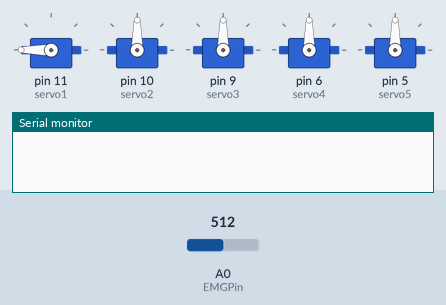
Recording of a sketch running on a simulated Arduino Uno, built with avr-gcc and run on an emulated ATmega328P. On the bench: 5 × servo, the last lines printed to the serial monitor. The test bench sets the inputs (shaded band); at power-on: A0 (EMGPin) = 512.

Above: at 0.1 s.
At 0.5 s:
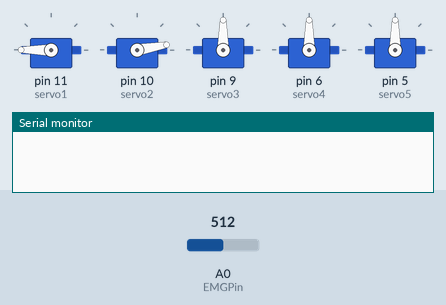
At 0.9 s:
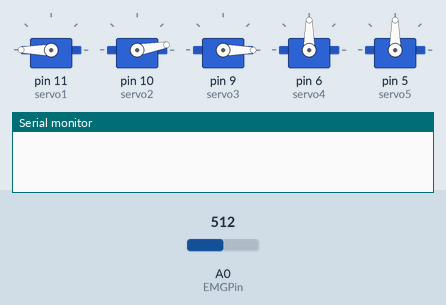
At 1.3 s:
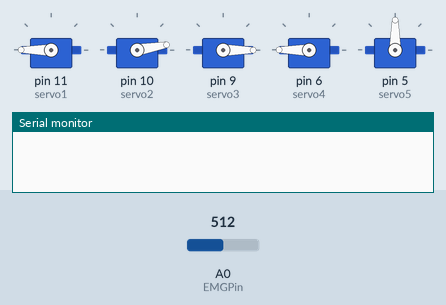
At 1.7 s:
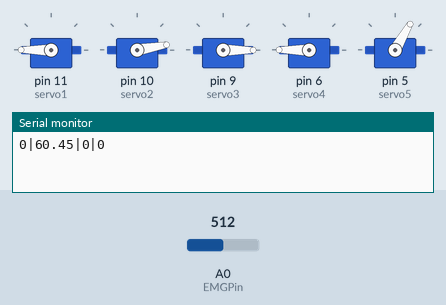
At 13.8 s:
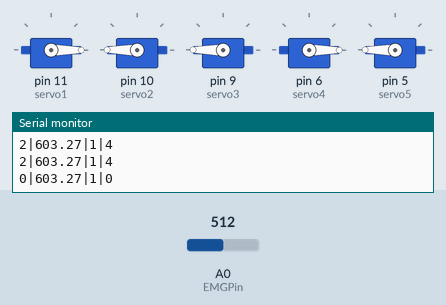
Timing chart, 0 to 15.3 s (numbered marks = the images above):
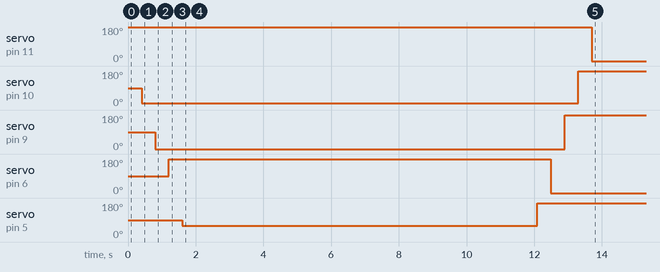

The sketch:

main-bkp.ino
```cpp
#include <Servo.h>

#define Qtd_Amostras 10    // ***Quantas Amostras o filtro terá para filtrar, mude para testar outros filtros***
#define Intervalo_Amostragem 10 // ***definindo o intervalo de amostragem em ms. Mude para testar novos filtros***

int Leitura_analogica = 0; // Variável global que salva o dado bruto lido da porta serial.
unsigned long timer1=0; // A variável que irá contar o útimo

// Sensor vars
int EMGPin = A0;
float EMGVal = 0;
int EMGTrigger = 110;

// Hand vars
int activeHand = 0;
bool handStatus = false;

Servo servo1;  // Finger 1
Servo servo2;  // Finger 2
Servo servo3;  // Finger 3
Servo servo4;  // Finger 4
Servo servo5;  // Finger 5

int openValues[] = {180, 10, 0, 180, 60};
int closeValues[] = {0, 180, 180, 0, 180};

// Control vars
int finger = 0;
int fingerDelay = 400;
long int lastReadFingerTime = 0;
long int delayTrigger = 1000 +  5 * fingerDelay;
long int lastReadTime = 0;

void setup() {
  Serial.begin(115200);
  lastReadTime = millis();
  lastReadFingerTime = millis();
  servo1.attach(11);
  servo2.attach(10);
  servo3.attach(9);
  servo4.attach(6);
  servo5.attach(5);

  setupHand();
}

void loop() {

  Leitura_analogica = analogRead(EMGPin);  // Leitura_analogica aqui é o valor bruto
  //Leitura_analogica = random(100, 150);
  Amostragem(); // Essa é a função que fará a amostragem no tempo que determinamos no intervalo de amostragem que definimos na segunda linha de código.

  //Serial.print(Leitura_analogica); // Imprime o dado bruto
  //Serial.print(",");
  //Serial.println(filtroLogico(0)); // Imprime o dado filtrado


  EMGVal = filtroLogico(0);

  //Serial.println(millis());
  if (EMGVal >= EMGTrigger) {
    long int actualReadTime = millis();
    if (actualReadTime - lastReadTime >= delayTrigger) {
      activeHand += 1;
      lastReadTime = actualReadTime;
    }
  }


  if (activeHand >= 2) {
    if ((millis() - lastReadFingerTime) >=  fingerDelay) {
      lastReadFingerTime = millis();
      handStatus = changeHandStatus(handStatus);
    }

  }

  // Format string
  String output = String(activeHand) + "|" + String(convertValue(EMGVal)) + "|" + String(handStatus) + "|" + String(finger);

  Serial.println(output);  // Send to Serial
  delay(100);
}

float convertValue(float val) {
    return val * ( (5 * 1000000) / (1023.0 * 4140));
}

void Amostragem(){ // Essa função verifica se o tempo de amostragem  selecionado ocorreu
  if(millis() - timer1>Intervalo_Amostragem){ // Caso o tempo de amostragem tenha ocorrido, ele envia 1 para a função de filtro de media movel
    //Dessa forma a função sabe que é para atualizar o valor de saída para um novo valor filtrado
    filtroLogico(1);
    timer1 = millis(); // atualiza para contar o tempo mais uma vez
  }
}

float filtroLogico(bool atualiza_saida){ // Igual nos outros exemplos, ele usa variavel estática.
  int diferenca; // Variavel que salvará a diferenca entre o valor do filtro e a saída
  static float Saida_Filtro = 0; // A variavel
  if(atualiza_saida == 0) return((double)Saida_Filtro);

  else{
    if(Leitura_analogica<Saida_Filtro){
      diferenca = abs(Leitura_analogica - Saida_Filtro);
      Saida_Filtro -= (float)diferenca/(float)Qtd_Amostras;
    }
    else if(Leitura_analogica>Saida_Filtro){
      diferenca = abs(Leitura_analogica - Saida_Filtro);
      Saida_Filtro += (float)diferenca/(float)Qtd_Amostras;
    }
  }
}

bool changeHandStatus(bool actualStatus) {

    if (actualStatus) {
      // Closing hand
      if (finger == 0){
        servo5.write(closeValues[4]);
        finger += 1;

      }else if (finger == 1){
        servo4.write(closeValues[3]);
        finger += 1;

      }else if (finger == 2){
        servo3.write(closeValues[2]);
        finger += 1;

      }else if (finger == 3){
        servo2.write(closeValues[1]);
        finger += 1;

      }else if (finger == 4){
        servo1.write(closeValues[0]);
        finger = 0;
        activeHand = 0;
        actualStatus = true;
      }

    } else {
      // Opening hand
      if (finger == 0){
        servo1.write(openValues[0]);
        finger += 1;

      }else if (finger == 1){
        servo2.write(openValues[1]);
        finger += 1;

      }else if (finger == 2){
        servo3.write(openValues[2]);
        finger += 1;

      }else if (finger == 3){
        servo4.write(openValues[3]);
        finger += 1;


      }else if (finger == 4){
        servo5.write(openValues[4]);
        finger = 0;
        activeHand = 0;
        actualStatus = true;
      }
    }

    return actualStatus;
}

void setupHand() {

    // Opening hand
    servo1.write(openValues[0]);
    delay(fingerDelay);
    servo2.write(openValues[1]);
    delay(fingerDelay);
    servo3.write(openValues[2]);
    delay(fingerDelay);
    servo4.write(openValues[3]);
    delay(fingerDelay);
    servo5.write(openValues[4]);

    return;
}
```

Measured:
- by itself, servo on pin 11 (servo1): 180° → 0° at 13.7 s
- by itself, servo on pin 10 (servo2): 90° → 10° at 0.40 s, → 180° 12.9 s later
- by itself, servo on pin 9 (servo3): 90° → 0° at 0.80 s, → 180° 12.1 s later
- by itself, servo on pin 6 (servo4): 90° → 180° at 1.2 s, → 0° 11.3 s later
- by itself, servo on pin 5 (servo5): 90° → 60° at 1.6 s, → 180° 10.5 s later
